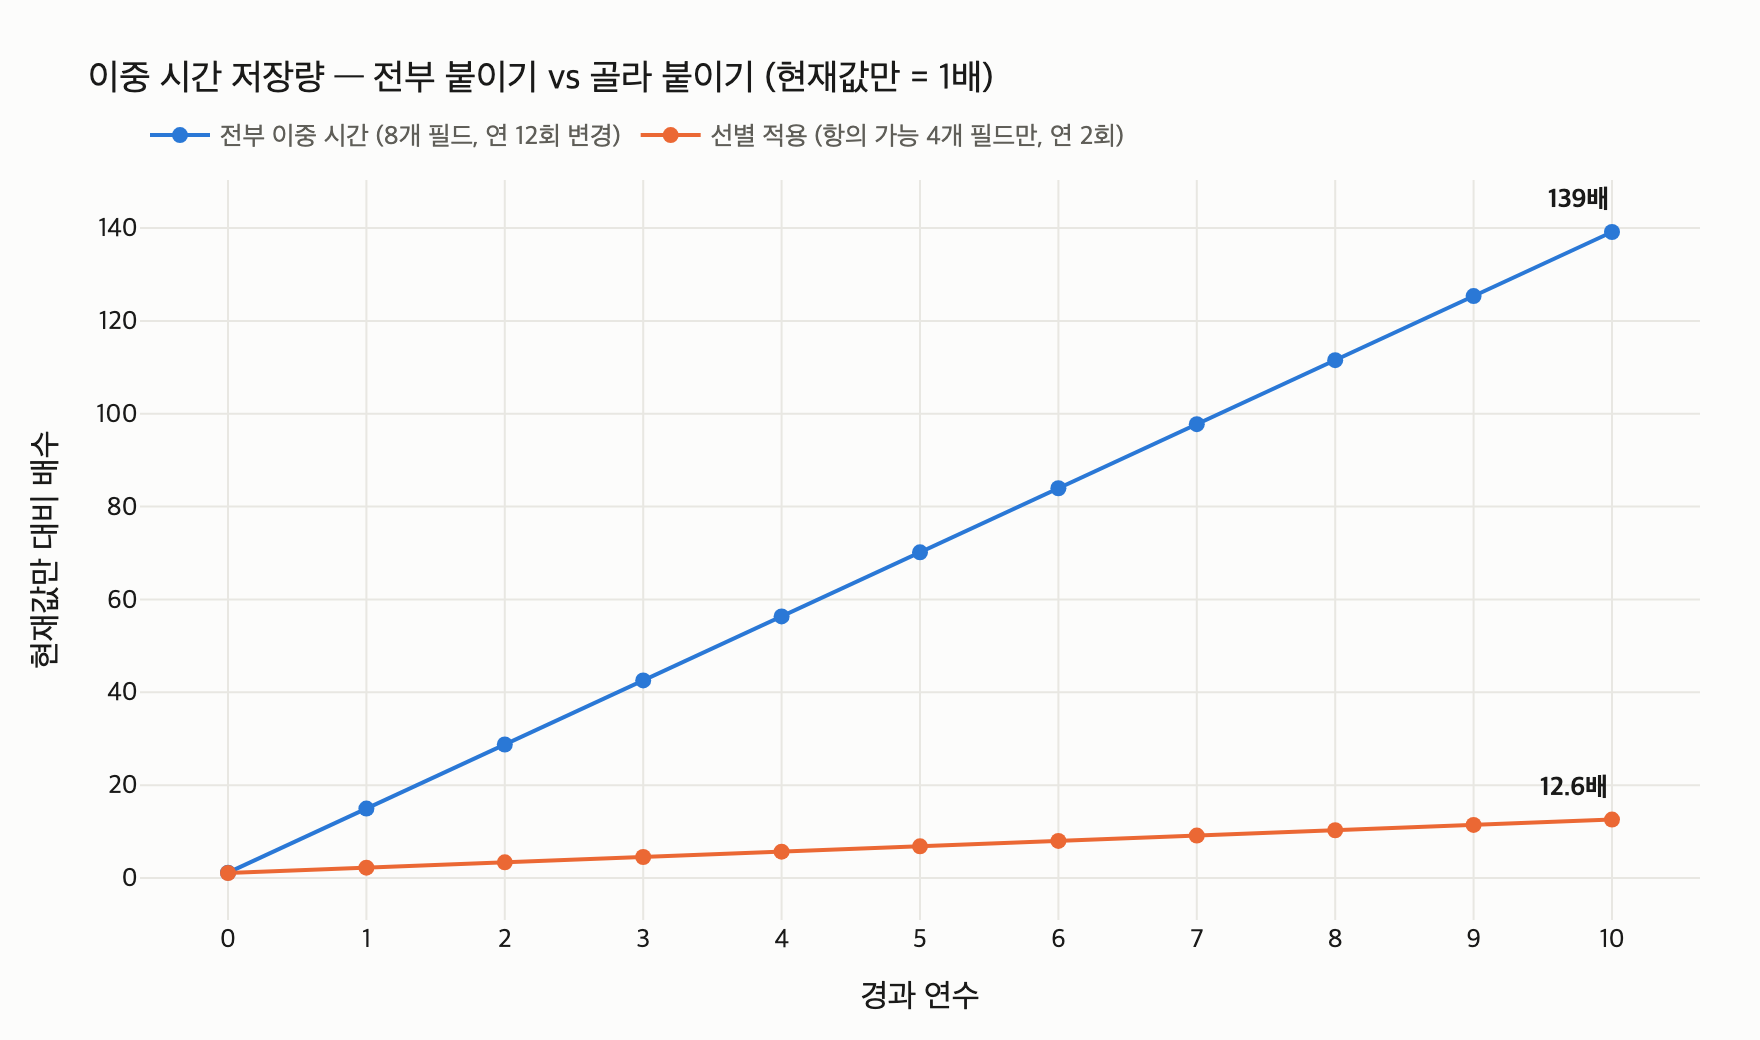

Generate this figure with Python:
# %% [markdown]
# # 전부 이중 시간으로 저장하면 저장량이 얼마나 되는가
#
# 16장 16.5절(`ex5_storage_cost.py`)의 모델을 단계별로 재현한다.
#
# - **전부 이중 시간**으로 저장하면 현재값만 저장할 때의 **139배**까지 커진다.
# - 「이 값 때문에 나중에 누가 항의할 수 있나」로 **골라 붙이면 약 12배**로 떨어진다.

# %%
# 필요 패키지: plotly, kaleido  (시각화 셀에만 필요. 계산 셀은 의존성 없음)
def _show(fig):
    try:
        from IPython import get_ipython
        if get_ipython() is not None:  # VSCode 셀/Jupyter에서만 렌더링
            fig.show()
    except ImportError:
        pass


# %% [markdown]
# ## 1. 저장량 모델
#
# 책의 모델은 세 단계다. 엔티티 수 $N$, 필드 수 $F$, 연 변경 횟수 $c$, 경과 연수 $y$일 때
# 한 필드의 버전 수는
#
# $$V = 1 + c \cdot y$$
#
# | 저장 방식 | 행 수 |
# |---|---|
# | 현재값만 | $N \cdot F$ |
# | 유효 시간 | $N \cdot F \cdot V$ |
# | 이중 시간 | $N \cdot F \cdot V \cdot (1 + 0.15)$ |
#
# 이중 시간의 $\times 1.15$는 **정정 비율 15%** — 변경 여섯 번에 한 번쯤 정정이 일어나
# 기록이 하나 더 생긴다는 실측 가정이다.

# %%
N_ENTITY = 100_000
FIELDS = 8
BYTES_PER_FACT = 120  # 값 + 두 시간 축 + 색인. 엔진마다 다르다.
CORRECTIONS = 0.15    # 실측: 변경 여섯 번에 한 번쯤 정정


def rows(entities, fields, changes_per_year, years, model):
    """model: current / valid / bitemporal"""
    if model == "current":
        return entities * fields
    versions = 1 + changes_per_year * years
    if model == "valid":
        return int(entities * fields * versions)
    # 이중 시간 — 정정이 일어나면 기록이 하나 더 생긴다
    return int(entities * fields * versions * (1 + CORRECTIONS))


# 감 잡기: 연 12회 변경, 10년이면 버전 수는?
print("버전 수 V = 1 + 12 × 10 =", 1 + 12 * 10)
print("이중 시간 배수 = 121 × 1.15 =", 121 * 1.15)
# 출력: 버전 수 V = 1 + 12 × 10 = 121
# 출력: 이중 시간 배수 = 121 × 1.15 = 139.14999999999998

# %% [markdown]
# 여기서 이미 답이 보인다. **139배 = 121개 버전 × 1.15(정정분)**.
#
# ## 2. 책의 표 재현 — 어디서 139배가 나오나

# %%
print(f"엔티티 {N_ENTITY:,}개, 필드 {FIELDS}개 기준\n")
print(f"{'연 변경 횟수':>10} {'경과 연수':>8} "
      f"{'현재값만':>14} {'유효 시간':>14} {'이중 시간':>14} {'배수':>7}")
print("-" * 74)
for cpy, yrs in ((0.5, 3), (2, 3), (2, 10), (12, 3), (12, 10)):
    a = rows(N_ENTITY, FIELDS, cpy, yrs, "current")
    b = rows(N_ENTITY, FIELDS, cpy, yrs, "valid")
    c = rows(N_ENTITY, FIELDS, cpy, yrs, "bitemporal")
    print(f"{cpy:>10} {yrs:>8} {a:>14,} {b:>14,} {c:>14,} {c/a:>6.1f}x")
# 출력: 엔티티 100,000개, 필드 8개 기준
# 출력:
# 출력:     연 변경 횟수     경과 연수       현재값만      유효 시간      이중 시간     배수
# 출력: --------------------------------------------------------------------------
# 출력:        0.5        3        800,000      2,000,000      2,300,000    2.9x
# 출력:          2        3        800,000      5,600,000      6,439,999    8.0x
# 출력:          2       10        800,000     16,800,000     19,320,000   24.1x
# 출력:         12        3        800,000     29,600,000     34,040,000   42.5x
# 출력:         12       10        800,000     96,800,000    111,319,999  139.1x
# (6,439,999·111,319,999는 float 1.15 곱셈 후 int() 절사 때문 — 배수 계산에는 영향 없다)

# %% [markdown]
# 마지막 줄이 문제의 그 숫자다. **자주 바뀌는 필드(연 12회)를 10년** 끌고 가면
# 이중 시간 저장은 현재값만 저장할 때의 **139배**가 된다.
#
# ## 3. 골라 붙이면 — 12배로 떨어진다
#
# 기준은 「**이 값 때문에 나중에 누가 항의할 수 있나**」.
#
# - 항의가 올 수 있는 필드(등급·담당·계약금액·상태) → **이중 시간**.
#   이런 필드는 대개 느리게 변한다(연 2회 수준).
# - 로그성 값(최근접속일·조회수·메모·태그) → **현재값만**.
#   하필 자주 바뀌는(연 12회) 필드가 바로 이쪽이라, 여기가 저장량 폭발의 주범이었다.

# %%
YEARS = 10
contentious = 4   # 항의 가능 필드: 등급, 담당, 계약금액, 상태 — 연 2회 변경
log_like = FIELDS - contentious  # 로그성 필드: 현재값만

bi = rows(N_ENTITY, contentious, 2, YEARS, "bitemporal")
cur = rows(N_ENTITY, log_like, 0, YEARS, "current")
base = rows(N_ENTITY, FIELDS, 0, YEARS, "current")

print(f"이중 시간(항의 가능 {contentious}개 필드, 연 2회, {YEARS}년): {bi:>12,}행")
print(f"현재값만(로그성 {log_like}개 필드):              {cur:>12,}행")
print(f"합계 {bi + cur:,}행 → 현재값만 대비 {(bi + cur) / base:.1f}배")
# 출력: 이중 시간(항의 가능 4개 필드, 연 2회, 10년):    9,660,000행
# 출력: 현재값만(로그성 4개 필드):                   400,000행
# 출력: 합계 10,060,000행 → 현재값만 대비 12.6배

# %% [markdown]
# **139배 → 약 12배.** 같은 10년인데, 이중 시간을 붙일 필드를 고르는 것만으로
# 한 자릿수 배수까지 내려온다. 책의 대처법 세 가지 중 1번(필드별로 정한다)이 이것이고,
# 나머지는 2번(오래된 이력을 접는다), 3번(이력을 별도 저장소로 뺀다)이다.
#
# ## 4. 바이트로 감 잡기 (사실 하나 120바이트 가정)

# %%
for label, r in (("전부 이중 시간 (연 12회, 10년)",
                  rows(N_ENTITY, FIELDS, 12, YEARS, "bitemporal")),
                 ("선별 적용 (항의 가능 4개 필드만)", bi + cur)):
    print(f"    {label}: {r * BYTES_PER_FACT / 1e9:.1f} GB")
# 출력:     전부 이중 시간 (연 12회, 10년): 13.4 GB
# 출력:     선별 적용 (항의 가능 4개 필드만): 1.2 GB

# %% [markdown]
# ## 5. 시각화 — 배수가 연수에 따라 벌어지는 모양
#
# 두 정책의 배수를 같은 축에 놓으면, 「전부 붙이기」의 기울기가 왜 위험한지 한눈에 보인다.
# 그리고 과거는 소급해서 만들 수 없으니, 이 선택은 **필요해지기 전에** 해야 한다.

# %%
try:
    import plotly.graph_objects as go

    years = list(range(0, YEARS + 1))
    all_bi = [(1 + 12 * y) * (1 + CORRECTIONS) for y in years]
    selective = [(contentious * (1 + 2 * y) * (1 + CORRECTIONS) + log_like) / FIELDS
                 for y in years]

    BLUE, ORANGE = "#2a78d6", "#eb6834"  # 검증된 카테고리 팔레트 1·2번
    INK, MUTED, GRID, SURFACE = "#1a1a19", "#5f5e58", "#e8e7e2", "#fcfcfb"

    fig = go.Figure()
    fig.add_scatter(x=years, y=all_bi, mode="lines+markers",
                    name="전부 이중 시간 (8개 필드, 연 12회 변경)",
                    line=dict(color=BLUE, width=2),
                    marker=dict(size=8, color=BLUE))
    fig.add_scatter(x=years, y=selective, mode="lines+markers",
                    name="선별 적용 (항의 가능 4개 필드만, 연 2회)",
                    line=dict(color=ORANGE, width=2),
                    marker=dict(size=8, color=ORANGE))
    fig.add_annotation(x=YEARS, y=all_bi[-1], text="<b>139배</b>",
                       font=dict(color=INK), xanchor="right", yanchor="bottom",
                       showarrow=False, yshift=6)
    fig.add_annotation(x=YEARS, y=selective[-1], text="<b>12.6배</b>",
                       font=dict(color=INK), xanchor="right", yanchor="bottom",
                       showarrow=False, yshift=6)
    fig.update_layout(
        title="이중 시간 저장량 — 전부 붙이기 vs 골라 붙이기 (현재값만 = 1배)",
        xaxis_title="경과 연수", yaxis_title="현재값만 대비 배수",
        font=dict(family="Apple SD Gothic Neo, AppleGothic, sans-serif",
                  color=INK, size=13),
        paper_bgcolor=SURFACE, plot_bgcolor=SURFACE,
        legend=dict(orientation="h", yanchor="bottom", y=1.02,
                    font=dict(color=MUTED)),
        margin=dict(l=70, r=30, t=90, b=60), width=880, height=520,
    )
    fig.update_xaxes(gridcolor=GRID, zeroline=False, dtick=1)
    fig.update_yaxes(gridcolor=GRID, zeroline=False)

    _show(fig)
    import pathlib
    fig.write_image(str(pathlib.Path(__file__).resolve().parent / "expy.png"),
                    scale=2)  # kaleido 필요
    print("expy.png 저장 완료")
except ImportError as e:
    print("시각화 생략 (필요 패키지 없음):", e)
# 출력: expy.png 저장 완료

# %% [markdown]
# ## 정리
#
# - 전부 이중 시간이면 $121 \times 1.15 \approx$ **139배** (연 12회 변경 × 10년 기준).
# - 「누가 항의할 수 있나」로 골라 붙이면 **약 12배** — 항의 가능한 필드는 느리게 변하고,
#   자주 바뀌는 로그성 필드는 현재값만으로 충분하기 때문이다.
# - 이력은 소급해서 만들 수 없다. 지우기 전엔 법정 보관 기간(계약 5년, 회계 10년)도 확인할 것.
